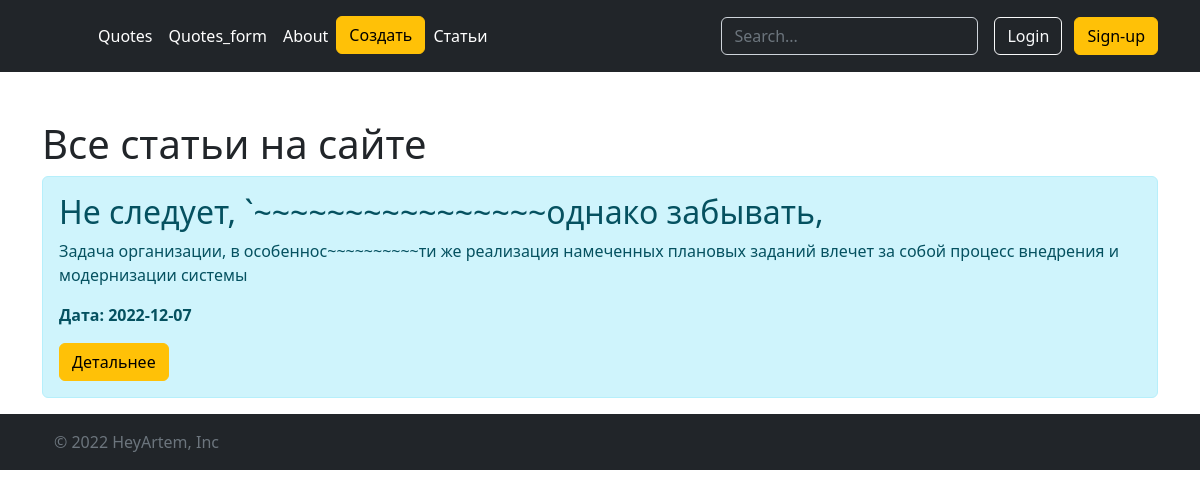
The page /posts on the database its author committed.
### app.py (models this page shows, shortened)
class Article(db.Model):
    id = db.Column(db.Integer, primary_key=True)
    title = db.Column(db.String(100), nullable=False)
    intro = db.Column(db.String(300), nullable=False)
    text = db.Column(db.Text, nullable=False)
    date = db.Column(db.DateTime, default=datetime.utcnow)

### app.py (the view)
@app.route("/posts")
def posts():
    articles = Article.query.order_by(Article.date.desc()).all()
    return render_template("posts.html", articles=articles)

### templates/posts.html (shortened to what this page needs)
{% extends "base.html" %}
{% block body %}
    <div class="container mt-5">
        <h1>Все статьи на сайте</h1>
        {% if articles|length > 0 %}
            {% for art in articles %}
                <div class="alert alert-info">
                    <h2>{{ art.title }}</h2>
                    <p>{{ art.intro }}</p>
                    <p><b>Дата: {{ art.date.date() }}</b></p>
                    <a href="/posts/{{ art.id }}" class="btn btn-warning">Детальнее</a>
                </div>
            {% endfor %}
        {% else %}
                <p>У нас еще нет статей.</p>
        {% endif %}
    </div>
{% endblock %}

### templates/base.html (shortened to what this page needs)
<!DOCTYPE html>
<html lang="ru">
<head>
    <link rel="stylesheet" href="https://cdn.jsdelivr.net/npm/bootstrap@5.2.3/dist/css/bootstrap.min.css">
</head>
<body>
    <header class="p-3 text-bg-dark">
        <div class="container">
          <div class="d-flex flex-wrap align-items-center justify-content-center justify-content-lg-start">
            <a href="/" class="d-flex align-items-center mb-2 mb-lg-0 text-white text-decoration-none">
              <svg class="bi me-2" width="40" height="32" role="img" aria-label="Bootstrap"><use xlink:href="#bootstrap"></use></svg>
            </a>
            <ul class="nav col-12 col-lg-auto me-lg-auto mb-2 justify-content-center mb-md-0">
              <li><a href="/quotes" class="nav-link px-2 text-white">Quotes</a></li>
              <li><a href="/quotes_form" class="nav-link px-2 text-white">Quotes_form</a></li>
              <li><a href="/about" class="nav-link px-2 text-white">About</a></li>
              <li><a href="/create-article" class="btn btn-warning">Создать</a></li>
              <li><a href="/posts" class="nav-link px-2 text-white">Статьи</a></li>
            </ul>
            <form class="col-12 col-lg-auto mb-3 mb-lg-0 me-lg-3" role="search">
              <input type="search" class="form-control form-control-dark text-bg-dark" placeholder="Search..." aria-label="Search">
            </form>
            <div class="text-end">
              <button type="button" class="btn btn-outline-light me-2">Login</button>
              <button type="button" class="btn btn-warning">Sign-up</button>
            </div>
          </div>
        </div>
      </header>
    {% block body %}
    {% endblock %}
    <footer class="p-3 text-bg-dark">
      <div class="col-md-4 d-flex align-items-center">
        <a href="/" class="mb-3 me-2 mb-md-0 text-muted text-decoration-none lh-1">
          <svg class="bi" width="30" height="24"><use xlink:href="#bootstrap"></use></svg>
        </a>
        <span class="mb-3 mb-md-0 text-muted">© 2022 HeyArtem, Inc</span>
      </div>
    </footer>
</body>
</html>

### rows shown on the page
Article: title "Не следует, `~~~~~~~~~~~~~~~~однако забывать,", intro "Задача организации, в особеннос~~~~~~~~~~ти же реализация намеченных плановых заданий влечет за собой процесс внедрения и модернизации системы", date "2022-12-07"
